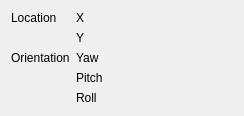
        <widget class="QWidget" name="widget_11" native="true">
         <layout class="QHBoxLayout" name="horizontalLayout_20">
          <item>
           <widget class="QWidget" name="widget_12" native="true">
            <layout class="QGridLayout" name="gridLayout_4">
             <property name="leftMargin">
              <number>0</number>
             </property>
             <property name="topMargin">
              <number>0</number>
             </property>
             <property name="rightMargin">
              <number>9</number>
             </property>
             <property name="bottomMargin">
              <number>0</number>
             </property>
             <item row="0" column="2">
              <widget class="QLabel" name="lblPosX">
               <property name="text">
                <string/>
               </property>
              </widget>
             </item>
             <item row="0" column="0">
              <widget class="QLabel" name="label">
               <property name="text">
                <string>Location</string>
               </property>
              </widget>
             </item>
             <item row="3" column="0">
              <widget class="QLabel" name="label_3">
               <property name="text">
                <string>Orientation</string>
               </property>
              </widget>
             </item>
             <item row="3" column="2">
              <widget class="QLabel" name="lblOrientYaw">
               <property name="minimumSize">
                <size>
                 <width>115</width>
                 <height>0</height>
                </size>
               </property>
               <property name="text">
                <string/>
               </property>
              </widget>
             </item>
             <item row="2" column="2">
              <widget class="QLabel" name="lblPosY">
               <property name="text">
                <string/>
               </property>
              </widget>
             </item>
             <item row="6" column="2">
              <widget class="QLabel" name="lblOrientRoll">
               <property name="text">
                <string/>
               </property>
              </widget>
             </item>
             <item row="4" column="2">
              <widget class="QLabel" name="lblOrientPitch">
               <property name="text">
                <string/>
               </property>
              </widget>
             </item>
             <item row="3" column="1">
              <widget class="QLabel" name="label_6">
               <property name="text">
                <string>Yaw</string>
               </property>
              </widget>
             </item>
             <item row="0" column="1">
              <widget class="QLabel" name="label_9">
               <property name="text">
                <string>X</string>
               </property>
              </widget>
             </item>
             <item row="2" column="1">
              <widget class="QLabel" name="label_10">
               <property name="text">
                <string>Y</string>
               </property>
              </widget>
             </item>
             <item row="4" column="1">
              <widget class="QLabel" name="label_11">
               <property name="maximumSize">
                <size>
                 <width>50</width>
                 <height>16777215</height>
                </size>
               </property>
               <property name="text">
                <string>Pitch</string>
               </property>
              </widget>
             </item>
             <item row="6" column="1">
              <widget class="QLabel" name="label_12">
               <property name="text">
                <string>Roll</string>
               </property>
              </widget>
             </item>
            </layout>
           </widget>
          </item>
         </layout>
        </widget>
